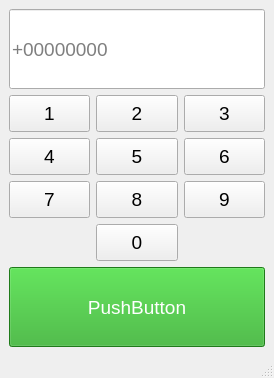
<?xml version="1.0" encoding="UTF-8"?>
<ui version="4.0">
 <class>MainWindow</class>
 <widget class="QMainWindow" name="MainWindow">
  <property name="geometry">
   <rect>
    <x>0</x>
    <y>0</y>
    <width>274</width>
    <height>378</height>
   </rect>
  </property>
  <property name="windowTitle">
   <string>MainWindow</string>
  </property>
  <widget class="QWidget" name="centralwidget">
   <layout class="QGridLayout" name="gridLayout_2">
    <item row="0" column="0">
     <layout class="QVBoxLayout" name="verticalLayout">
      <item>
       <widget class="QLineEdit" name="lineEdit">
        <property name="sizePolicy">
         <sizepolicy hsizetype="Expanding" vsizetype="Fixed">
          <horstretch>0</horstretch>
          <verstretch>0</verstretch>
         </sizepolicy>
        </property>
        <property name="minimumSize">
         <size>
          <width>0</width>
          <height>80</height>
         </size>
        </property>
        <property name="font">
         <font>
          <pointsize>14</pointsize>
         </font>
        </property>
        <property name="placeholderText">
         <string>+00000000</string>
        </property>
       </widget>
      </item>
      <item>
       <layout class="QGridLayout" name="gridLayout">
        <item row="3" column="2">
         <widget class="QPushButton" name="pushButton_6">
          <property name="sizePolicy">
           <sizepolicy hsizetype="Minimum" vsizetype="Expanding">
            <horstretch>0</horstretch>
            <verstretch>6</verstretch>
           </sizepolicy>
          </property>
          <property name="font">
           <font>
            <pointsize>14</pointsize>
           </font>
          </property>
          <property name="text">
           <string>6</string>
          </property>
         </widget>
        </item>
        <item row="0" column="0">
         <widget class="QPushButton" name="pushButton">
          <property name="sizePolicy">
           <sizepolicy hsizetype="Minimum" vsizetype="Expanding">
            <horstretch>0</horstretch>
            <verstretch>6</verstretch>
           </sizepolicy>
          </property>
          <property name="font">
           <font>
            <pointsize>14</pointsize>
           </font>
          </property>
          <property name="text">
           <string>1</string>
          </property>
         </widget>
        </item>
        <item row="3" column="1">
         <widget class="QPushButton" name="pushButton_5">
          <property name="sizePolicy">
           <sizepolicy hsizetype="Minimum" vsizetype="Expanding">
            <horstretch>0</horstretch>
            <verstretch>6</verstretch>
           </sizepolicy>
          </property>
          <property name="font">
           <font>
            <pointsize>14</pointsize>
           </font>
          </property>
          <property name="text">
           <string>5</string>
          </property>
         </widget>
        </item>
        <item row="6" column="1">
         <widget class="QPushButton" name="pushButton_8">
          <property name="sizePolicy">
           <sizepolicy hsizetype="Minimum" vsizetype="Expanding">
            <horstretch>0</horstretch>
            <verstretch>6</verstretch>
           </sizepolicy>
          </property>
          <property name="font">
           <font>
            <pointsize>14</pointsize>
           </font>
          </property>
          <property name="text">
           <string>8</string>
          </property>
         </widget>
        </item>
        <item row="3" column="0">
         <widget class="QPushButton" name="pushButton_4">
          <property name="sizePolicy">
           <sizepolicy hsizetype="Minimum" vsizetype="Expanding">
            <horstretch>0</horstretch>
            <verstretch>6</verstretch>
           </sizepolicy>
          </property>
          <property name="font">
           <font>
            <pointsize>14</pointsize>
           </font>
          </property>
          <property name="text">
           <string>4</string>
          </property>
         </widget>
        </item>
        <item row="6" column="2">
         <widget class="QPushButton" name="pushButton_9">
          <property name="sizePolicy">
           <sizepolicy hsizetype="Minimum" vsizetype="Expanding">
            <horstretch>0</horstretch>
            <verstretch>6</verstretch>
           </sizepolicy>
          </property>
          <property name="font">
           <font>
            <pointsize>14</pointsize>
           </font>
          </property>
          <property name="text">
           <string>9</string>
          </property>
         </widget>
        </item>
        <item row="7" column="1">
         <widget class="QPushButton" name="pushButton_10">
          <property name="sizePolicy">
           <sizepolicy hsizetype="Minimum" vsizetype="Expanding">
            <horstretch>0</horstretch>
            <verstretch>6</verstretch>
           </sizepolicy>
          </property>
          <property name="font">
           <font>
            <pointsize>14</pointsize>
           </font>
          </property>
          <property name="text">
           <string>0</string>
          </property>
         </widget>
        </item>
        <item row="0" column="1">
         <widget class="QPushButton" name="pushButton_2">
          <property name="sizePolicy">
           <sizepolicy hsizetype="Minimum" vsizetype="Expanding">
            <horstretch>0</horstretch>
            <verstretch>6</verstretch>
           </sizepolicy>
          </property>
          <property name="font">
           <font>
            <pointsize>14</pointsize>
           </font>
          </property>
          <property name="text">
           <string>2</string>
          </property>
         </widget>
        </item>
        <item row="6" column="0">
         <widget class="QPushButton" name="pushButton_7">
          <property name="sizePolicy">
           <sizepolicy hsizetype="Minimum" vsizetype="Expanding">
            <horstretch>0</horstretch>
            <verstretch>6</verstretch>
           </sizepolicy>
          </property>
          <property name="font">
           <font>
            <pointsize>14</pointsize>
           </font>
          </property>
          <property name="text">
           <string>7</string>
          </property>
         </widget>
        </item>
        <item row="0" column="2">
         <widget class="QPushButton" name="pushButton_3">
          <property name="sizePolicy">
           <sizepolicy hsizetype="Minimum" vsizetype="Expanding">
            <horstretch>0</horstretch>
            <verstretch>6</verstretch>
           </sizepolicy>
          </property>
          <property name="font">
           <font>
            <pointsize>14</pointsize>
           </font>
          </property>
          <property name="text">
           <string>3</string>
          </property>
         </widget>
        </item>
       </layout>
      </item>
      <item>
       <widget class="QPushButton" name="pushButton_11">
        <property name="minimumSize">
         <size>
          <width>0</width>
          <height>80</height>
         </size>
        </property>
        <property name="font">
         <font>
          <pointsize>14</pointsize>
         </font>
        </property>
        <property name="styleSheet">
         <string notr="true">background-color:rgb(43, 171, 37);
color:rgb(255, 255, 255)</string>
        </property>
        <property name="text">
         <string>PushButton</string>
        </property>
       </widget>
      </item>
     </layout>
    </item>
   </layout>
  </widget>
  <widget class="QMenuBar" name="menubar">
   <property name="geometry">
    <rect>
     <x>0</x>
     <y>0</y>
     <width>274</width>
     <height>20</height>
    </rect>
   </property>
  </widget>
  <widget class="QStatusBar" name="statusbar"/>
 </widget>
 <resources/>
 <connections>
  <connection>
   <sender>pushButton</sender>
   <signal>clicked()</signal>
   <receiver>MainWindow</receiver>
   <slot>add1()</slot>
   <hints>
    <hint type="sourcelabel">
     <x>90</x>
     <y>147</y>
    </hint>
    <hint type="destinationlabel">
     <x>152</x>
     <y>449</y>
    </hint>
   </hints>
  </connection>
  <connection>
   <sender>pushButton_2</sender>
   <signal>clicked()</signal>
   <receiver>MainWindow</receiver>
   <slot>add2()</slot>
   <hints>
    <hint type="sourcelabel">
     <x>176</x>
     <y>147</y>
    </hint>
    <hint type="destinationlabel">
     <x>197</x>
     <y>432</y>
    </hint>
   </hints>
  </connection>
  <connection>
   <sender>pushButton_3</sender>
   <signal>clicked()</signal>
   <receiver>MainWindow</receiver>
   <slot>add3()</slot>
   <hints>
    <hint type="sourcelabel">
     <x>262</x>
     <y>147</y>
    </hint>
    <hint type="destinationlabel">
     <x>593</x>
     <y>448</y>
    </hint>
   </hints>
  </connection>
  <connection>
   <sender>pushButton_4</sender>
   <signal>clicked()</signal>
   <receiver>MainWindow</receiver>
   <slot>add4()</slot>
   <hints>
    <hint type="sourcelabel">
     <x>90</x>
     <y>184</y>
    </hint>
    <hint type="destinationlabel">
     <x>27</x>
     <y>426</y>
    </hint>
   </hints>
  </connection>
  <connection>
   <sender>pushButton_5</sender>
   <signal>clicked()</signal>
   <receiver>MainWindow</receiver>
   <slot>add5()</slot>
   <hints>
    <hint type="sourcelabel">
     <x>176</x>
     <y>184</y>
    </hint>
    <hint type="destinationlabel">
     <x>235</x>
     <y>457</y>
    </hint>
   </hints>
  </connection>
  <connection>
   <sender>pushButton_6</sender>
   <signal>clicked()</signal>
   <receiver>MainWindow</receiver>
   <slot>add6()</slot>
   <hints>
    <hint type="sourcelabel">
     <x>262</x>
     <y>184</y>
    </hint>
    <hint type="destinationlabel">
     <x>729</x>
     <y>444</y>
    </hint>
   </hints>
  </connection>
  <connection>
   <sender>pushButton_7</sender>
   <signal>clicked()</signal>
   <receiver>MainWindow</receiver>
   <slot>add7()</slot>
   <hints>
    <hint type="sourcelabel">
     <x>78</x>
     <y>221</y>
    </hint>
    <hint type="destinationlabel">
     <x>70</x>
     <y>452</y>
    </hint>
   </hints>
  </connection>
  <connection>
   <sender>pushButton_10</sender>
   <signal>clicked()</signal>
   <receiver>MainWindow</receiver>
   <slot>add0()</slot>
   <hints>
    <hint type="sourcelabel">
     <x>176</x>
     <y>258</y>
    </hint>
    <hint type="destinationlabel">
     <x>630</x>
     <y>469</y>
    </hint>
   </hints>
  </connection>
  <connection>
   <sender>pushButton_8</sender>
   <signal>clicked()</signal>
   <receiver>MainWindow</receiver>
   <slot>add8()</slot>
   <hints>
    <hint type="sourcelabel">
     <x>176</x>
     <y>221</y>
    </hint>
    <hint type="destinationlabel">
     <x>627</x>
     <y>433</y>
    </hint>
   </hints>
  </connection>
  <connection>
   <sender>pushButton_9</sender>
   <signal>clicked()</signal>
   <receiver>MainWindow</receiver>
   <slot>add9()</slot>
   <hints>
    <hint type="sourcelabel">
     <x>262</x>
     <y>221</y>
    </hint>
    <hint type="destinationlabel">
     <x>695</x>
     <y>442</y>
    </hint>
   </hints>
  </connection>
  <connection>
   <sender>pushButton_11</sender>
   <signal>clicked()</signal>
   <receiver>MainWindow</receiver>
   <slot>makeCall()</slot>
   <hints>
    <hint type="sourcelabel">
     <x>263</x>
     <y>345</y>
    </hint>
    <hint type="destinationlabel">
     <x>615</x>
     <y>415</y>
    </hint>
   </hints>
  </connection>
 </connections>
 <slots>
  <slot>add0()</slot>
  <slot>add1()</slot>
  <slot>add2()</slot>
  <slot>add3()</slot>
  <slot>add4()</slot>
  <slot>add5()</slot>
  <slot>add6()</slot>
  <slot>add7()</slot>
  <slot>add8()</slot>
  <slot>add9()</slot>
  <slot>makeCall()</slot>
 </slots>
</ui>
